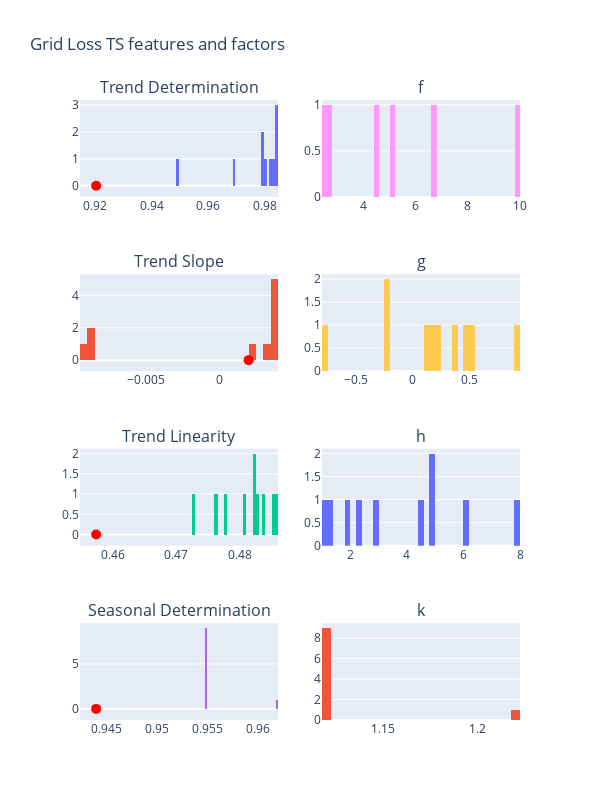

The notebook cell this image was saved under:
### Code cell
fig = make_subplots(rows=4, cols=2, subplot_titles=("Trend Determination", "f", "Trend Slope", "g", "Trend Linearity", "h", "Seasonal Determination", "k"))
# Feature distributions
fig.add_trace(go.Histogram(x=grid_loss_trend_determination, nbinsx=50), row=1, col=1)
fig.add_trace(go.Histogram(x=grid_loss_trend_slope, nbinsx=50), row=2, col=1)
fig.add_trace(go.Histogram(x=grid_loss_trend_linearity, nbinsx=50), row=3, col=1)
fig.add_trace(go.Histogram(x=grid_loss_seasonal_determination, nbinsx=50), row=4, col=1)
# Original feature values
fig.add_trace(go.Scatter(x=[start_features[grid_loss_index][trend_det_index]], mode="markers", marker=dict(color="red", size=10), name='Original Trend Det'), row=1, col=1)
fig.add_trace(go.Scatter(x=[start_features[grid_loss_index][trend_slope_index]], mode='markers', marker=dict(color="red", size=10), name='Original Trend Slope'), row=2, col=1)
fig.add_trace(go.Scatter(x=[start_features[grid_loss_index][trend_linearity_index]], mode='markers', marker=dict(color="red", size=10), name='Original Trend Linearity'), row=3, col=1)
fig.add_trace(go.Scatter(x=[start_features[grid_loss_index][seasonal_det_index]], mode='markers', marker=dict(color="red", size=10), name='Original Seasonal Det'), row=4, col=1)
# Factor distributions
fig.add_trace(go.Histogram(x=grid_loss_factors_f, nbinsx=50), row=1, col=2)
fig.add_trace(go.Histogram(x=grid_loss_factors_g, nbinsx=50), row=2, col=2)
fig.add_trace(go.Histogram(x=grid_loss_factors_h, nbinsx=50), row=3, col=2)
fig.add_trace(go.Histogram(x=grid_loss_factors_k, nbinsx=50), row=4, col=2)
fig.update_layout(height=800, width=600, title_text="Grid Loss TS features and factors", showlegend=False)
fig.show()

### Figure 1 — Plotly figure (JSON) as saved in the notebook; plotly's stock layout.template omitted (floating-point values rounded to 4 significant figures)
{"data": [{"nbinsx": 50, "type": "histogram", "x": [0.9837, 0.9787, 0.949, 0.9801, 0.9838, 0.9841, 0.9693, 0.9834, 0.9791, 0.9825], "xaxis": "x", "yaxis": "y"}, {"nbinsx": 50, "type": "histogram", "x": [0.003865, -0.008671, 0.002491, -0.009274, 0.003877, 0.003936, 0.003062, 0.003861, -0.008825, 0.003799], "xaxis": "x3", "yaxis": "y3"}, {"nbinsx": 50, "type": "histogram", "x": [0.473, 0.4822, 0.4808, 0.484, 0.476, 0.4858, 0.4776, 0.4827, 0.4822, 0.4852], "xaxis": "x5", "yaxis": "y5"}, {"nbinsx": 50, "type": "histogram", "x": [0.955, 0.9619, 0.955, 0.955, 0.955, 0.955, 0.955, 0.955, 0.955, 0.955], "xaxis": "x7", "yaxis": "y7"}, {"marker": {"color": "red", "size": 10}, "mode": "markers", "name": "Original Trend Det", "type": "scatter", "x": [0.9204], "xaxis": "x", "yaxis": "y"}, {"marker": {"color": "red", "size": 10}, "mode": "markers", "name": "Original Trend Slope", "type": "scatter", "x": [0.001996], "xaxis": "x3", "yaxis": "y3"}, {"marker": {"color": "red", "size": 10}, "mode": "markers", "name": "Original Trend Linearity", "type": "scatter", "x": [0.4574], "xaxis": "x5", "yaxis": "y5"}, {"marker": {"color": "red", "size": 10}, "mode": "markers", "name": "Original Seasonal Det", "type": "scatter", "x": [0.944], "xaxis": "x7", "yaxis": "y7"}, {"nbinsx": 50, "type": "histogram", "x": [4.45, 9.899, 10, 2.735, 6.771, 5.156, 10, 2.533, 10, 10], "xaxis": "x2", "yaxis": "y2"}, {"nbinsx": 50, "type": "histogram", "x": [0.5354, -0.2121, 0.1313, -0.798, 0.3535, 0.4747, 0.1717, 0.9394, -0.2121, 0.2323], "xaxis": "x4", "yaxis": "y4"}, {"nbinsx": 50, "type": "histogram", "x": [1.927, 4.955, 7.982, 1.322, 2.936, 2.23, 6.065, 1.12, 4.955, 4.551], "xaxis": "x6", "yaxis": "y6"}, {"nbinsx": 50, "type": "histogram", "x": [1.12, 1.221, 1.12, 1.12, 1.12, 1.12, 1.12, 1.12, 1.12, 1.12], "xaxis": "x8", "yaxis": "y8"}], "layout": {"annotations": [{"font": {"size": 16}, "showarrow": false, "text": "Trend Determination", "x": 0.225, "xanchor": "center", "xref": "paper", "y": 1, "yanchor": "bottom", "yref": "paper"}, {"font": {"size": 16}, "showarrow": false, "text": "f", "x": 0.775, "xanchor": "center", "xref": "paper", "y": 1, "yanchor": "bottom", "yref": "paper"}, {"font": {"size": 16}, "showarrow": false, "text": "Trend Slope", "x": 0.225, "xanchor": "center", "xref": "paper", "y": 0.7188, "yanchor": "bottom", "yref": "paper"}, {"font": {"size": 16}, "showarrow": false, "text": "g", "x": 0.775, "xanchor": "center", "xref": "paper", "y": 0.7188, "yanchor": "bottom", "yref": "paper"}, {"font": {"size": 16}, "showarrow": false, "text": "Trend Linearity", "x": 0.225, "xanchor": "center", "xref": "paper", "y": 0.4375, "yanchor": "bottom", "yref": "paper"}, {"font": {"size": 16}, "showarrow": false, "text": "h", "x": 0.775, "xanchor": "center", "xref": "paper", "y": 0.4375, "yanchor": "bottom", "yref": "paper"}, {"font": {"size": 16}, "showarrow": false, "text": "Seasonal Determination", "x": 0.225, "xanchor": "center", "xref": "paper", "y": 0.1562, "yanchor": "bottom", "yref": "paper"}, {"font": {"size": 16}, "showarrow": false, "text": "k", "x": 0.775, "xanchor": "center", "xref": "paper", "y": 0.1562, "yanchor": "bottom", "yref": "paper"}], "height": 800, "showlegend": false, "title": {"text": "Grid Loss TS features and factors"}, "width": 600, "xaxis": {"anchor": "y", "domain": [0, 0.45]}, "xaxis2": {"anchor": "y2", "domain": [0.55, 1]}, "xaxis3": {"anchor": "y3", "domain": [0, 0.45]}, "xaxis4": {"anchor": "y4", "domain": [0.55, 1]}, "xaxis5": {"anchor": "y5", "domain": [0, 0.45]}, "xaxis6": {"anchor": "y6", "domain": [0.55, 1]}, "xaxis7": {"anchor": "y7", "domain": [0, 0.45]}, "xaxis8": {"anchor": "y8", "domain": [0.55, 1]}, "yaxis": {"anchor": "x", "domain": [0.8438, 1]}, "yaxis2": {"anchor": "x2", "domain": [0.8438, 1]}, "yaxis3": {"anchor": "x3", "domain": [0.5625, 0.7188]}, "yaxis4": {"anchor": "x4", "domain": [0.5625, 0.7188]}, "yaxis5": {"anchor": "x5", "domain": [0.2812, 0.4375]}, "yaxis6": {"anchor": "x6", "domain": [0.2812, 0.4375]}, "yaxis7": {"anchor": "x7", "domain": [0, 0.1562]}, "yaxis8": {"anchor": "x8", "domain": [0, 0.1562]}}}
